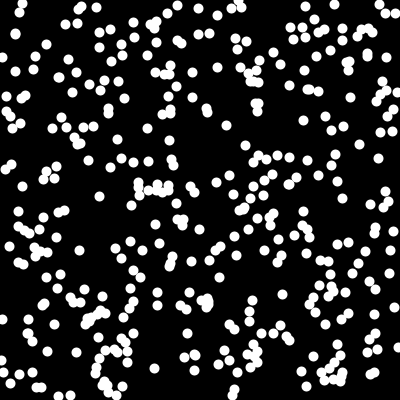
Frame 1 (no input)
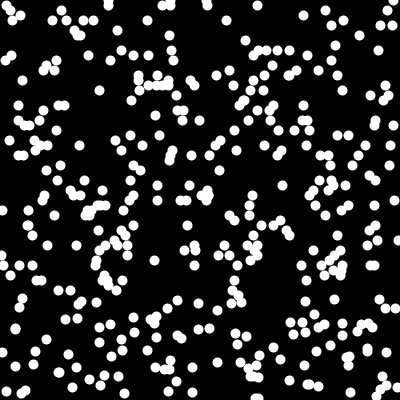
Frame 60 (the mouse pressed at the canvas centre just before this capture)
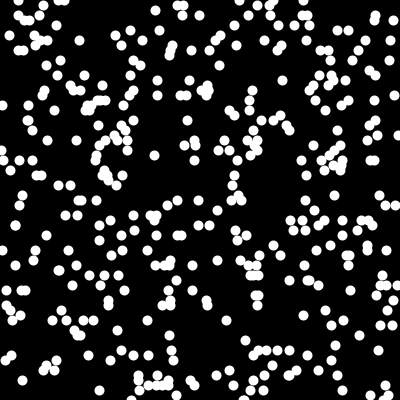
Frame 120 (the mouse held since frame 60 and released just before this capture)

The Processing sketch that drew these frames (run headless with seeded random() and noise(); from frame 60 on, the mouse is pressed at the canvas centre):

// Processing sketch: processing_86626
// ── processing_86626.pde


float[] monTableauX;
float[] monTableauY;

void setup() {
  size(400,400);
  smooth();
  frameRate(30);
  
  strokeWeight(10);
  
  monTableauX = new float[400];
  monTableauY = new float[400];
  
  for ( int i = 0 ; i < 400 ; i++ )  {
    monTableauX[i] = random( 0, width);
    monTableauY[i] = random( 0, height);
  }
  
}


void draw () {
  background(0);
  
  for ( int i = 0 ; i < 400 ; i++ )  {
    float x = monTableauX[i];
    float y = monTableauY[i];
    
    stroke(255);
    point(x,y);
    
    y = y + 5;
   
    if ( y > width )  {
       y = 0;
    }
    
    monTableauY[i] = y;
   
  }
  
}
